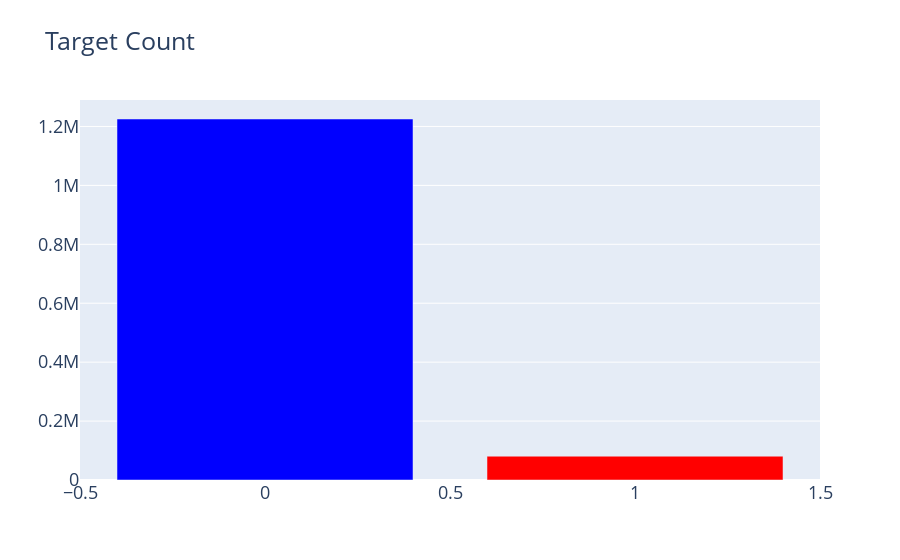
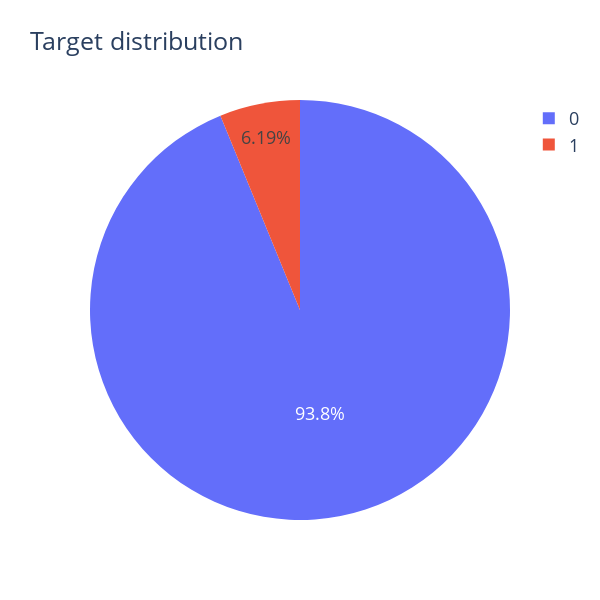

The notebook cell saved with these charts, in order:
### Markdown cell above
###Plotting diagrams

### Code cell
## target count ##
cnt_srs = train_df['target'].value_counts()
trace = go.Bar(
    x=cnt_srs.index,
    y=cnt_srs.values,
    marker=dict(
        color=cnt_srs.values,
        colorscale = 'Picnic',
        reversescale = True
    ),
)

layout = go.Layout(
    title='Target Count',
    font=dict(size=18)
)

data = [trace]
fig = go.Figure(data=data, layout=layout)
py.iplot(fig, filename="TargetCount")

## target distribution ##
labels = (np.array(cnt_srs.index))
sizes = (np.array((cnt_srs / cnt_srs.sum())*100))

trace = go.Pie(labels=labels, values=sizes)
layout = go.Layout(
    title='Target distribution',
    font=dict(size=18),
    width=600,
    height=600,
)
data = [trace]
fig = go.Figure(data=data, layout=layout)
py.iplot(fig, filename="usertype")

### Figure 1 — Plotly figure (JSON) as saved in the notebook; plotly's stock layout.template omitted (floating-point values rounded to 4 significant figures)
{"data": [{"marker": {"color": [1225312, 80810], "reversescale": true, "colorscale": [[0, "rgb(0,0,255)"], [0.1, "rgb(51,153,255)"], [0.2, "rgb(102,204,255)"], [0.3, "rgb(153,204,255)"], [0.4, "rgb(204,204,255)"], [0.5, "rgb(255,255,255)"], [0.6, "rgb(255,204,255)"], [0.7, "rgb(255,153,255)"], [0.8, "rgb(255,102,204)"], [0.9, "rgb(255,102,102)"], [1, "rgb(255,0,0)"]]}, "x": [0, 1], "type": "bar", "y": [1225312, 80810]}], "layout": {"font": {"size": 18}, "title": {"text": "Target Count"}}}

### Figure 2 — Plotly figure (JSON) as saved in the notebook; plotly's stock layout.template omitted (floating-point values rounded to 4 significant figures)
{"data": [{"values": [93.81, 6.187], "labels": [0, 1], "type": "pie"}], "layout": {"title": {"text": "Target distribution"}, "font": {"size": 18}, "width": 600, "height": 600}}
